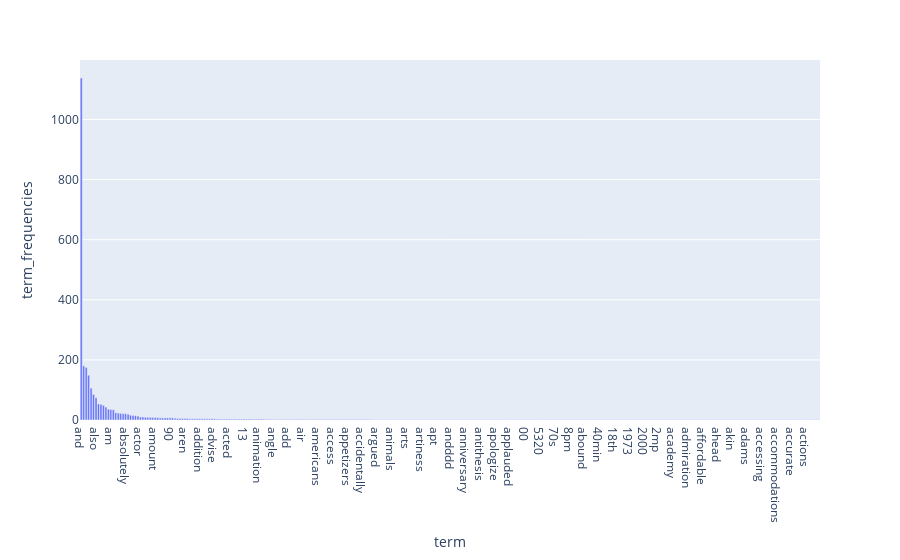

Notebook code cell kept with this figure:
### Code cell
df_15 = df.sort_values(by=['term_frequencies'], ascending=False)
fig = px.bar(df_15, x='term', y='term_frequencies')
fig.show()

### Figure 1 — Plotly figure (JSON) as saved in the notebook; plotly's stock layout.template omitted (floating-point values rounded to 4 significant figures; data arrays with more than 128 entries replaced by an {"elided": "..."} marker saying what was removed)
{"data": [{"alignmentgroup": "True", "hovertemplate": "term=%{x}<br>term_frequencies=%{y}<extra></extra>", "legendgroup": "", "marker": {"color": "#636efa", "pattern": {"shape": ""}}, "name": "", "offsetgroup": "", "orientation": "v", "showlegend": false, "textposition": "auto", "type": "bar", "x": {"elided": "300 str values"}, "xaxis": "x", "y": {"elided": "300 int values"}, "yaxis": "y"}], "layout": {"barmode": "relative", "legend": {"tracegroupgap": 0}, "margin": {"t": 60}, "xaxis": {"anchor": "y", "domain": [0, 1], "title": {"text": "term"}}, "yaxis": {"anchor": "x", "domain": [0, 1], "title": {"text": "term_frequencies"}}}}
